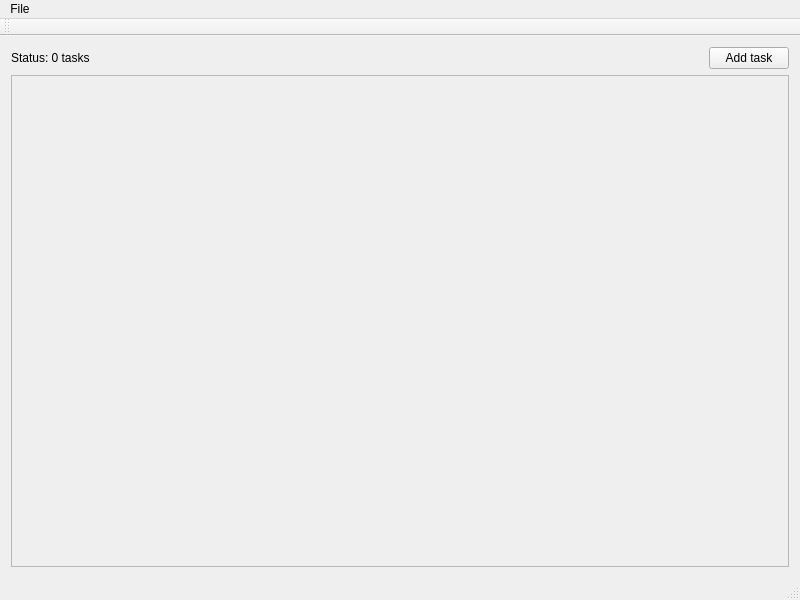
<?xml version="1.0" encoding="UTF-8"?>
<ui version="4.0">
 <class>MainWindow</class>
 <widget class="QMainWindow" name="MainWindow">
  <property name="geometry">
   <rect>
    <x>0</x>
    <y>0</y>
    <width>800</width>
    <height>600</height>
   </rect>
  </property>
  <property name="windowTitle">
   <string>Priority Manager</string>
  </property>
  <widget class="QWidget" name="centralWidget">
   <layout class="QVBoxLayout" name="verticalLayout">
    <item>
     <layout class="QHBoxLayout" name="toolbarLayout">
      <item>
       <widget class="QLabel" name="statusLabel">
        <property name="text">
         <string>Status: 0 tasks</string>
        </property>
       </widget>
      </item>
      <item>
       <spacer name="horizontalSpacer">
        <property name="orientation">
         <enum>Qt::Horizontal</enum>
        </property>
        <property name="sizeHint" stdset="0">
         <size>
          <width>40</width>
          <height>20</height>
         </size>
        </property>
       </spacer>
      </item>
      <item>
       <widget class="QPushButton" name="addTaskButton">
        <property name="toolTip">
         <string>&lt;html&gt;&lt;head/&gt;&lt;body&gt;&lt;p&gt;Add a new task. (Ctrl + A)&lt;/p&gt;&lt;/body&gt;&lt;/html&gt;</string>
        </property>
        <property name="text">
         <string>Add task</string>
        </property>
       </widget>
      </item>
     </layout>
    </item>
    <item>
     <widget class="QScrollArea" name="scrollArea">
      <property name="widgetResizable">
       <bool>true</bool>
      </property>
      <widget class="QWidget" name="scrollAreaWidgetContents">
       <property name="geometry">
        <rect>
         <x>0</x>
         <y>0</y>
         <width>776</width>
         <height>474</height>
        </rect>
       </property>
       <layout class="QVBoxLayout" name="verticalLayout_3">
        <item>
         <layout class="QVBoxLayout" name="tasksLayout"/>
        </item>
        <item>
         <spacer name="verticalSpacer">
          <property name="orientation">
           <enum>Qt::Vertical</enum>
          </property>
          <property name="sizeHint" stdset="0">
           <size>
            <width>20</width>
            <height>40</height>
           </size>
          </property>
         </spacer>
        </item>
       </layout>
      </widget>
     </widget>
    </item>
   </layout>
  </widget>
  <widget class="QMenuBar" name="menuBar">
   <property name="geometry">
    <rect>
     <x>0</x>
     <y>0</y>
     <width>800</width>
     <height>26</height>
    </rect>
   </property>
   <widget class="QMenu" name="menuFile">
    <property name="title">
     <string>File</string>
    </property>
    <addaction name="actionNew"/>
    <addaction name="actionOpen"/>
    <addaction name="actionSave"/>
   </widget>
   <addaction name="menuFile"/>
  </widget>
  <widget class="QToolBar" name="mainToolBar">
   <attribute name="toolBarArea">
    <enum>TopToolBarArea</enum>
   </attribute>
   <attribute name="toolBarBreak">
    <bool>false</bool>
   </attribute>
  </widget>
  <widget class="QStatusBar" name="statusBar"/>
  <action name="actionNew">
   <property name="text">
    <string>New</string>
   </property>
  </action>
  <action name="actionOpen">
   <property name="text">
    <string>Open</string>
   </property>
  </action>
  <action name="actionSave">
   <property name="text">
    <string>Save</string>
   </property>
  </action>
 </widget>
 <layoutdefault spacing="6" margin="11"/>
 <resources/>
 <connections/>
</ui>
